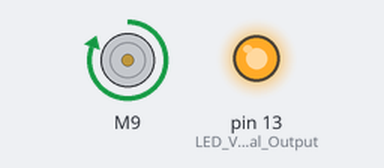
Bench run of a sketch on a simulated Arduino Uno, built with avr-gcc and run on an emulated ATmega328P. On the bench: DC motor (green arrow = forward, orange = backward, longer = faster), output pins drawn as LEDs (lit = HIGH).

Above: at 0.1 s.
At 8.1 s:
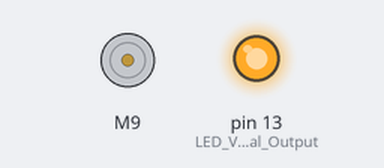
At 16.1 s:
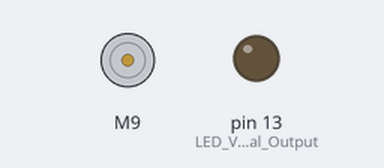
Timing chart, 0 to 17.6 s (numbered marks = the images above):
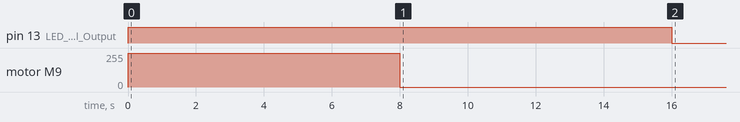

The sketch:

ESC_Calibration.ino
```cpp
#include "ESC.h"
#define LED_PIN (13)              // Pin for the LED

ESC myESC (9, 1000, 2000, 500);   // ESC_Name (ESC PIN, Minimum Value, Maximum Value, Arm Value)
//ESC myESC2 (6, 1000, 2000, 500);

void setup() {
  pinMode(LED_BUILTIN, OUTPUT);       // LED Visual Output (can be removed)
  digitalWrite(LED_BUILTIN, HIGH);    // LED High while signal is High (can be removed)
  myESC.calib();                  // Calibration of the Max and Min value the ESC is expecting
  // myESC2.calib();
  myESC.stop();                   // Stop the ESC to avoid damage or injuries
 //   myESC2.stop();
  digitalWrite(LED_BUILTIN, LOW);     // LED Low when the calibration is done (can be removed)
}

void loop() {

}
```
